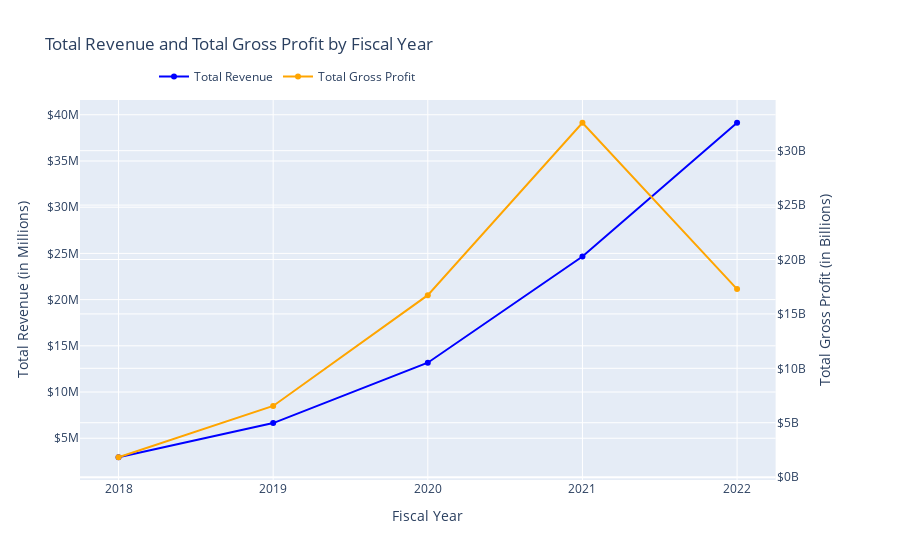

Write notebook code for a chart like this one.
### Markdown cell above
#### Interpretation:<br>

Initial Decrease: The cost per unit decreased from 2018 to 2019. This could be attributed to factors such as increased efficiency, economies of scale, or negotiated lower prices with suppliers.

Steady Increase: From 2019 to 2022, the cost per unit steadily increased.

### Code cell
# create subplot with secondary y-axis
fig = make_subplots(specs=[[{"secondary_y": True}]])

# Add Total Revenue trace (primary y-axis)
fig.add_trace(
    go.Scatter(
        x=aggregated_by_fiscal_year['fiscal_year'],
        y=aggregated_by_fiscal_year['total_revenue'] / 1e6,
        mode='lines+markers',
        name='Total Revenue',
        line=dict(color='blue', width=2)
    ),
    secondary_y=False
)

# Add Total Gross Profit trace (secondary y-axis)
fig.add_trace(
    go.Scatter(
        x=aggregated_by_fiscal_year['fiscal_year'],
        y=aggregated_by_fiscal_year['total_gross_profit'] / 1e9,
        mode='lines+markers',
        name='Total Gross Profit',
        line=dict(color='orange', width=2)
    ),
    secondary_y=True
)

# Update x-axis properties
fig.update_xaxes(
    title_text='Fiscal Year',
    tickvals=aggregated_by_fiscal_year['fiscal_year'],
    ticktext=[str(int(year)) for year in aggregated_by_fiscal_year['fiscal_year']]
)

# Update y-axes properties
fig.update_yaxes(
    title_text='Total Revenue (in Millions)',
    tickprefix='$',
    tickformat=',.0f',
    secondary_y=False,
    ticksuffix='M'
)

fig.update_yaxes(
    title_text='Total Gross Profit (in Billions)',
    tickprefix='$',
    tickformat=',.0f',
    secondary_y=True,
    ticksuffix='B'
)

# Update layout properties
fig.update_layout(
    title_text='Total Revenue and Total Gross Profit by Fiscal Year',
    legend=dict(x=0.1, y=1.1, orientation='h'),
    xaxis_title='Fiscal Year',
    yaxis_title='Total Revenue (in Millions)',
    yaxis2_title='Total Gross Profit (in Billions)',
    showlegend=True
)

fig.show()

### Figure 1 — Plotly figure (JSON) as saved in the notebook; plotly's stock layout.template omitted (floating-point values rounded to 4 significant figures)
{"data": [{"line": {"color": "blue", "width": 2}, "mode": "lines+markers", "name": "Total Revenue", "type": "scatter", "x": [2018, 2019, 2020, 2021, 2022], "xaxis": "x", "y": [2.944, 6.642, 13.17, 24.66, 39.14], "yaxis": "y"}, {"line": {"color": "orange", "width": 2}, "mode": "lines+markers", "name": "Total Gross Profit", "type": "scatter", "x": [2018, 2019, 2020, 2021, 2022], "xaxis": "x", "y": [1.828, 6.54, 16.72, 32.57, 17.28], "yaxis": "y2"}], "layout": {"legend": {"orientation": "h", "x": 0.1, "y": 1.1}, "showlegend": true, "title": {"text": "Total Revenue and Total Gross Profit by Fiscal Year"}, "xaxis": {"anchor": "y", "domain": [0, 0.94], "ticktext": ["2018", "2019", "2020", "2021", "2022"], "tickvals": [2018, 2019, 2020, 2021, 2022], "title": {"text": "Fiscal Year"}}, "yaxis": {"anchor": "x", "domain": [0, 1], "tickformat": ",.0f", "tickprefix": "$", "ticksuffix": "M", "title": {"text": "Total Revenue (in Millions)"}}, "yaxis2": {"anchor": "x", "overlaying": "y", "side": "right", "tickformat": ",.0f", "tickprefix": "$", "ticksuffix": "B", "title": {"text": "Total Gross Profit (in Billions)"}}}}
